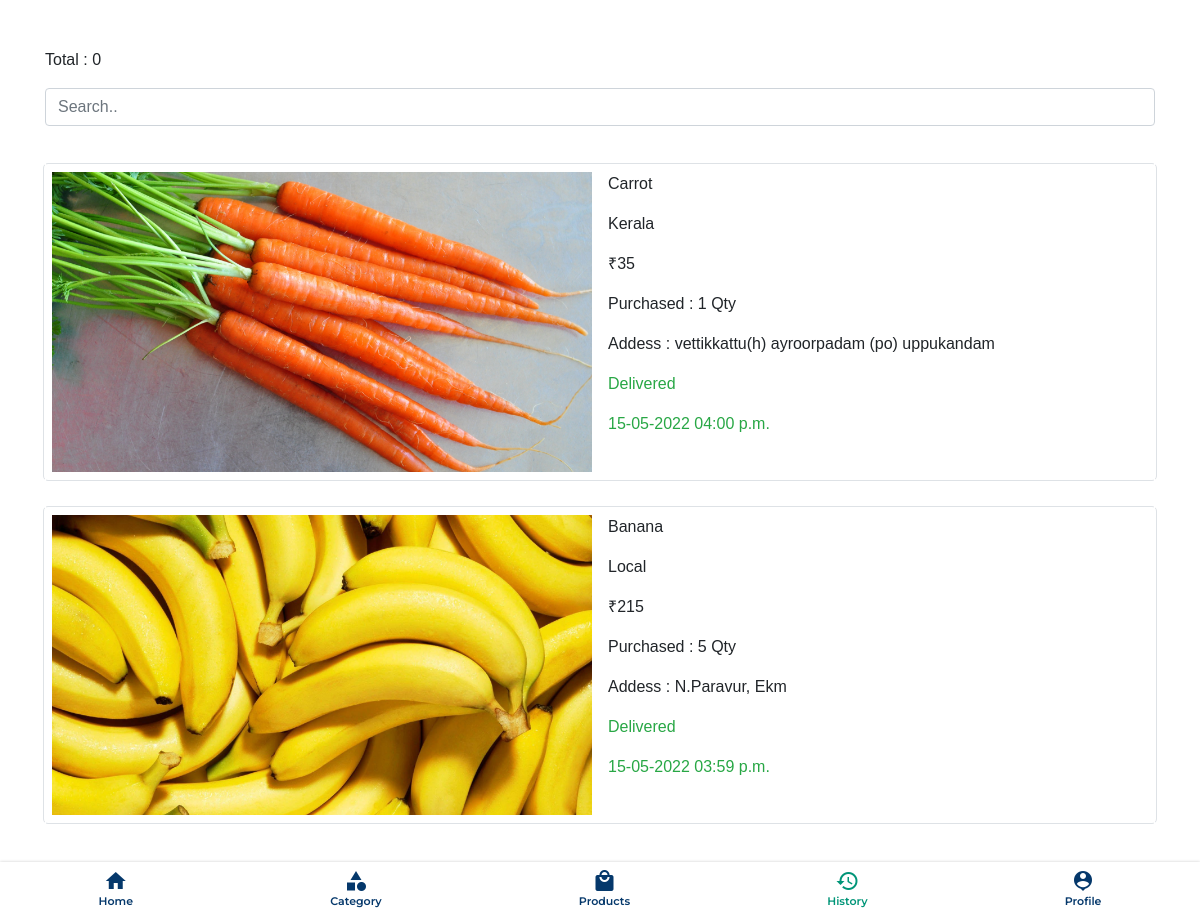
Screenshot of /order_history/ (signed in) with the database file from the repository.
### arman/models.py (models this page shows)
class product(models.Model):
    Name = models.CharField(max_length=100)
    Brand = models.CharField(max_length=100)
    Category = models.CharField(max_length=100)
    category_name = models.CharField(max_length=100)
    per_unit = models.CharField(max_length=100)
    Qty = models.IntegerField()
    Rate = models.IntegerField()
    Discount = models.IntegerField()
    Percentage = models.IntegerField()
    Total_rate = models.IntegerField()
    Top_product = models.CharField(max_length=20)
    Image = models.ImageField(upload_to='images', blank=True, null=True)

class My_order(models.Model):
    User = models.ForeignKey(UserDetails, on_delete=models.CASCADE, null=True)
    Product = models.ForeignKey(product, models.SET_NULL, blank=True, null=True)
    Product_name = models.CharField(max_length=200)
    Brand = models.CharField(max_length=200)
    Category = models.CharField(max_length=200)
    Qty_count = models.CharField(max_length=200)
    Rate = models.IntegerField()
    Discount = models.IntegerField()
    Total_rate = models.IntegerField()
    Status = models.CharField(max_length=100)
    Message = models.CharField(max_length=240)
    Booking_address = models.CharField(max_length=240)
    datetime = models.DateTimeField(auto_now=True)

### arman/views.py (the view)
# urls.py: path('order_history/', views.order_history, name="order_history"),
def order_history(request):
    if request.user.is_superuser:
        orders = My_order.objects.filter(Status="Delivered").order_by('-id')
        pro_data = product.objects.all()
        return render(request, 'order_history.html',
                      {'orders': orders, 'pro_data': pro_data})
    else:
        return redirect('/')

### arman/templates/order_history.html (shortened to what this page needs)
{% load static %}
<!DOCTYPE html>
<html lang="en">
<head>
    <link rel="stylesheet" href="{% static 'css/main.css' %}">
    <link rel="stylesheet" href="https://cdnjs.cloudflare.com/ajax/libs/font-awesome/4.7.0/css/font-awesome.min.css">
    <link rel="stylesheet" href="https://cdn.jsdelivr.net/npm/bootstrap@4.5.3/dist/css/bootstrap.min.css">
    <link rel="stylesheet" href="//cdnjs.cloudflare.com/ajax/libs/timepicker/1.3.5/jquery.timepicker.min.css">
</head>
<body>
    <nav class="nav">
        <a href="{% url 'home' %}" class="nav__link ">
            <i class="material-icons nav__icon">home</i>
            <span class="nav__text">Home</span>
        </a>
        <a href="{% url 'category_page' %}" class="nav__link ">
            <i class="material-icons nav__icon">category</i>
            <span class="nav__text">Category</span>
        </a>
        <a href="{% url 'product_page' %}" class="nav__link">
            <i class="material-icons nav__icon">local_mall</i>
            <span class="nav__text">Products</span>
        </a>
        <a href="{% url 'order_history' %}" class="nav__link nav__link--active">
            <i class="material-icons nav__icon">history</i>
            <span class="nav__text">History</span>
        </a>
        <a href="{% url 'user_details' %}" class="nav__link">
            <i class="material-icons nav__icon">person_pin</i>
            <span class="nav__text">Profile</span>
        </a>
    </nav>
    <div class="container d-flex mt-5">
        <p>Total : <span id="Tprice">0</span></p>
    </div>
    <section class="users mb-5" id="users">
        <div class="container pb-3" id="user_table">
            {% if orders %}
            <input class="table-filter form-control" data-table="order-table" type="text" placeholder="Search..">
            <br>
            <table id="VendasHistoryTable" class="order-table table dark3Dtable">
                {% for orders in orders %}
                <tr class="">
                    <td>
                        <div class="row border">
                            <div class="col-lg-6 col-md-6 col-sm-6 col-6 p-2">
                                {% for pro_data in pro_data %}
                                {% if pro_data.id == orders.Product_id %}
                                {% if pro_data.Image.url is not None %}
                                <img src="{{ pro_data.Image.url }}" alt="{{ pro_data.Image.url }}" class="img-fluid"
                                style="width:100%;min-height: 150px; max-height: 300px;object-fit: cover;">
                                {% endif %}
                                {% endif %}
                                {% endfor %}
                            </div>
                            <div class="col-lg-6 col-md-6 col-sm-6 col-6 p-2">
                                <p>{{ orders.Product_name }}</p>
                                <p>{{ orders.Brand }}</p>
                                <p>₹{{ orders.Total_rate }}</p>
                                <p>Purchased : {{ orders.Qty_count }} Qty</p>
                                <p>Addess : {{ orders.Booking_address }}</p>
                                {% if orders.Status == "Delivered" %}
                                <p class="text-success">{{ orders.Status }}</p>
                                <p class="text-success">{{ orders.datetime |date:'d-m-Y h:i a' }}</p>
                                {% elif orders.Status == "canceled" %}
                                <p class="text-danger">{{ orders.Status }}</p>
                                <p class="text-danger">{{ orders.Message }}</p>
                                <p class="text-danger">{{ orders.datetime |date:'d-m-Y h:i a' }}</p>
                                {% endif %}
                            </div>
                        </div>
                    </td>
                </tr>
                {%endfor%}
            </table>
            {% else %}
            <p>No Orders</p>
            {% endif %}
        </div>
    </section>
</body>
</html>

### arman/static/css/main.css (style rules this page uses)
html { scroll-behavior: smooth; }
* { margin: 0; padding: 0; list-style-type: none; box-sizing: border-box; text-decoration: none; scroll-behavior: smooth; }
body { font-family: sans-serif !important; }
.nav { position: fixed; bottom: 0; width: 100%; height: 55px; box-shadow: 0 0 3px rgba(0, 0, 0, 0.2); background-color: #ffffff; display: flex; overflow-x: auto; z-index: 9999999999999; }
.nav__link { font-family: "Montserrat", sans-serif; font-weight: 550; display: flex; flex-direction: column; align-items: center; justify-content: center; flex-grow: 1; min-width: 50px; overflow: hidden; white-space: nowrap; font-size: 11px; color: #05386B; text-decoration: none; -webkit-tap-highlight-color: transparent; transition: background-color 0.1s ease-in-out; }
.nav__link--active { color: #009578; }
.nav__icon { font-size: 18px; }
.table td, .table th { padding: 0.75 rem; vertical-align: top; border: 1px solid #fff !important; }
.table .row { border-radius: 5px; }

### rows the page displays
My_order: Product_name "Carrot", Brand "Kerala", Total_rate "35", Qty_count "1", Booking_address "vettikkattu(h) ayroorpadam (po) uppukandam", Status "Delivered", datetime "15-05-2022 04:00 p.m."
product: Image (picture)
My_order: Product_name "Banana", Brand "Local", Total_rate "215", Qty_count "5", Booking_address "N.Paravur, Ekm", Status "Delivered", datetime "15-05-2022 03:59 p.m."
product: Image (picture)
